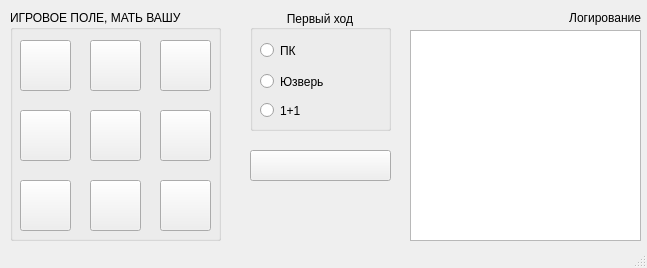
<?xml version="1.0" encoding="UTF-8"?>
<ui version="4.0">
 <class>MainWindow</class>
 <widget class="QMainWindow" name="MainWindow">
  <property name="geometry">
   <rect>
    <x>0</x>
    <y>0</y>
    <width>647</width>
    <height>268</height>
   </rect>
  </property>
  <property name="windowTitle">
   <string>Крестики-Нолики</string>
  </property>
  <property name="windowIcon">
   <iconset>
    <normaloff>../../../../../../../media/andrey/3Q HDD External/favicon.ico</normaloff>../../../../../../../media/andrey/3Q HDD External/favicon.ico</iconset>
  </property>
  <widget class="QWidget" name="centralWidget">
   <widget class="QPushButton" name="btnStart">
    <property name="geometry">
     <rect>
      <x>250</x>
      <y>150</y>
      <width>141</width>
      <height>31</height>
     </rect>
    </property>
    <property name="text">
     <string/>
    </property>
   </widget>
   <widget class="QGroupBox" name="groupBox">
    <property name="enabled">
     <bool>true</bool>
    </property>
    <property name="geometry">
     <rect>
      <x>250</x>
      <y>10</y>
      <width>141</width>
      <height>121</height>
     </rect>
    </property>
    <property name="title">
     <string>Первый ход</string>
    </property>
    <property name="alignment">
     <set>Qt::AlignCenter</set>
    </property>
    <widget class="QRadioButton" name="rPC">
     <property name="geometry">
      <rect>
       <x>10</x>
       <y>30</y>
       <width>121</width>
       <height>21</height>
      </rect>
     </property>
     <property name="text">
      <string>ПК</string>
     </property>
    </widget>
    <widget class="QRadioButton" name="rUser">
     <property name="geometry">
      <rect>
       <x>10</x>
       <y>61</y>
       <width>121</width>
       <height>21</height>
      </rect>
     </property>
     <property name="text">
      <string>Юзверь</string>
     </property>
    </widget>
    <widget class="QRadioButton" name="rUvsU">
     <property name="geometry">
      <rect>
       <x>10</x>
       <y>90</y>
       <width>100</width>
       <height>21</height>
      </rect>
     </property>
     <property name="text">
      <string>1+1</string>
     </property>
    </widget>
   </widget>
   <widget class="QGroupBox" name="groupBox_2">
    <property name="geometry">
     <rect>
      <x>10</x>
      <y>10</y>
      <width>211</width>
      <height>231</height>
     </rect>
    </property>
    <property name="title">
     <string>ИГРОВОЕ ПОЛЕ, МАТЬ ВАШУ</string>
    </property>
    <widget class="QPushButton" name="btn00">
     <property name="geometry">
      <rect>
       <x>10</x>
       <y>30</y>
       <width>51</width>
       <height>51</height>
      </rect>
     </property>
     <property name="font">
      <font>
       <pointsize>25</pointsize>
      </font>
     </property>
     <property name="text">
      <string/>
     </property>
    </widget>
    <widget class="QPushButton" name="btn01">
     <property name="geometry">
      <rect>
       <x>80</x>
       <y>30</y>
       <width>51</width>
       <height>51</height>
      </rect>
     </property>
     <property name="font">
      <font>
       <pointsize>25</pointsize>
      </font>
     </property>
     <property name="text">
      <string/>
     </property>
    </widget>
    <widget class="QPushButton" name="btn02">
     <property name="geometry">
      <rect>
       <x>150</x>
       <y>30</y>
       <width>51</width>
       <height>51</height>
      </rect>
     </property>
     <property name="font">
      <font>
       <pointsize>25</pointsize>
      </font>
     </property>
     <property name="text">
      <string/>
     </property>
    </widget>
    <widget class="QPushButton" name="btn10">
     <property name="geometry">
      <rect>
       <x>10</x>
       <y>100</y>
       <width>51</width>
       <height>51</height>
      </rect>
     </property>
     <property name="font">
      <font>
       <pointsize>25</pointsize>
      </font>
     </property>
     <property name="text">
      <string/>
     </property>
    </widget>
    <widget class="QPushButton" name="btn11">
     <property name="geometry">
      <rect>
       <x>80</x>
       <y>100</y>
       <width>51</width>
       <height>51</height>
      </rect>
     </property>
     <property name="font">
      <font>
       <pointsize>25</pointsize>
      </font>
     </property>
     <property name="text">
      <string/>
     </property>
    </widget>
    <widget class="QPushButton" name="btn12">
     <property name="geometry">
      <rect>
       <x>150</x>
       <y>100</y>
       <width>51</width>
       <height>51</height>
      </rect>
     </property>
     <property name="font">
      <font>
       <pointsize>25</pointsize>
      </font>
     </property>
     <property name="text">
      <string/>
     </property>
    </widget>
    <widget class="QPushButton" name="btn20">
     <property name="geometry">
      <rect>
       <x>10</x>
       <y>170</y>
       <width>51</width>
       <height>51</height>
      </rect>
     </property>
     <property name="font">
      <font>
       <pointsize>25</pointsize>
      </font>
     </property>
     <property name="text">
      <string/>
     </property>
    </widget>
    <widget class="QPushButton" name="btn21">
     <property name="geometry">
      <rect>
       <x>80</x>
       <y>170</y>
       <width>51</width>
       <height>51</height>
      </rect>
     </property>
     <property name="font">
      <font>
       <pointsize>25</pointsize>
      </font>
     </property>
     <property name="text">
      <string/>
     </property>
    </widget>
    <widget class="QPushButton" name="btn22">
     <property name="geometry">
      <rect>
       <x>150</x>
       <y>170</y>
       <width>51</width>
       <height>51</height>
      </rect>
     </property>
     <property name="font">
      <font>
       <pointsize>25</pointsize>
      </font>
     </property>
     <property name="text">
      <string/>
     </property>
    </widget>
   </widget>
   <widget class="QPlainTextEdit" name="log">
    <property name="enabled">
     <bool>true</bool>
    </property>
    <property name="geometry">
     <rect>
      <x>410</x>
      <y>30</y>
      <width>231</width>
      <height>211</height>
     </rect>
    </property>
    <property name="readOnly">
     <bool>true</bool>
    </property>
   </widget>
   <widget class="QLabel" name="label">
    <property name="geometry">
     <rect>
      <x>410</x>
      <y>10</y>
      <width>231</width>
      <height>16</height>
     </rect>
    </property>
    <property name="text">
     <string>Логирование</string>
    </property>
    <property name="alignment">
     <set>Qt::AlignRight|Qt::AlignTrailing|Qt::AlignVCenter</set>
    </property>
   </widget>
   <widget class="QLabel" name="lblWind">
    <property name="geometry">
     <rect>
      <x>248</x>
      <y>190</y>
      <width>141</width>
      <height>41</height>
     </rect>
    </property>
    <property name="font">
     <font>
      <pointsize>12</pointsize>
      <weight>50</weight>
      <bold>false</bold>
     </font>
    </property>
    <property name="text">
     <string/>
    </property>
    <property name="alignment">
     <set>Qt::AlignCenter</set>
    </property>
   </widget>
  </widget>
  <widget class="QStatusBar" name="statusBar"/>
 </widget>
 <layoutdefault spacing="6" margin="11"/>
 <tabstops>
  <tabstop>rPC</tabstop>
  <tabstop>rUser</tabstop>
  <tabstop>btnStart</tabstop>
  <tabstop>btn00</tabstop>
  <tabstop>btn01</tabstop>
  <tabstop>btn02</tabstop>
  <tabstop>btn10</tabstop>
  <tabstop>btn11</tabstop>
  <tabstop>btn12</tabstop>
  <tabstop>btn20</tabstop>
  <tabstop>btn21</tabstop>
  <tabstop>btn22</tabstop>
  <tabstop>log</tabstop>
 </tabstops>
 <resources/>
 <connections/>
</ui>
